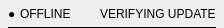
<?xml version="1.0" encoding="UTF-8"?>
<ui version="4.0">
 <class>StatusHeader</class>
 <widget class="QWidget" name="StatusHeader">
  <property name="geometry">
   <rect>
    <x>0</x>
    <y>0</y>
    <width>224</width>
    <height>26</height>
   </rect>
  </property>
  <layout class="QVBoxLayout" name="rootLayout">
   <property name="spacing">
    <number>5</number>
   </property>
   <property name="leftMargin">
    <number>8</number>
   </property>
   <property name="topMargin">
    <number>6</number>
   </property>
   <property name="rightMargin">
    <number>8</number>
   </property>
   <property name="bottomMargin">
    <number>0</number>
   </property>
   <item>
    <layout class="QHBoxLayout" name="headerLayout">
     <property name="spacing">
      <number>4</number>
     </property>
     <item>
      <widget class="QLabel" name="dotLabel">
       <property name="text">
        <string>●</string>
       </property>
      </widget>
     </item>
     <item>
      <widget class="QLabel" name="onlineLabel">
       <property name="text">
        <string>OFFLINE</string>
       </property>
      </widget>
     </item>
     <item>
      <spacer name="headerSpacer">
       <property name="orientation">
        <enum>Qt::Horizontal</enum>
       </property>
       <property name="sizeHint" stdset="0">
        <size>
         <width>40</width>
         <height>16</height>
        </size>
       </property>
      </spacer>
     </item>
     <item>
      <widget class="QLabel" name="verifyingLabel">
       <property name="text">
        <string>VERIFYING UPDATE</string>
       </property>
      </widget>
     </item>
    </layout>
   </item>
   <item>
    <widget class="QFrame" name="headerSeparator">
     <property name="minimumSize">
      <size>
       <width>0</width>
       <height>1</height>
      </size>
     </property>
     <property name="maximumSize">
      <size>
       <width>16777215</width>
       <height>1</height>
      </size>
     </property>
     <property name="frameShape">
      <enum>QFrame::HLine</enum>
     </property>
     <property name="frameShadow">
      <enum>QFrame::Plain</enum>
     </property>
    </widget>
   </item>
  </layout>
 </widget>
 <resources/>
 <connections/>
</ui>
